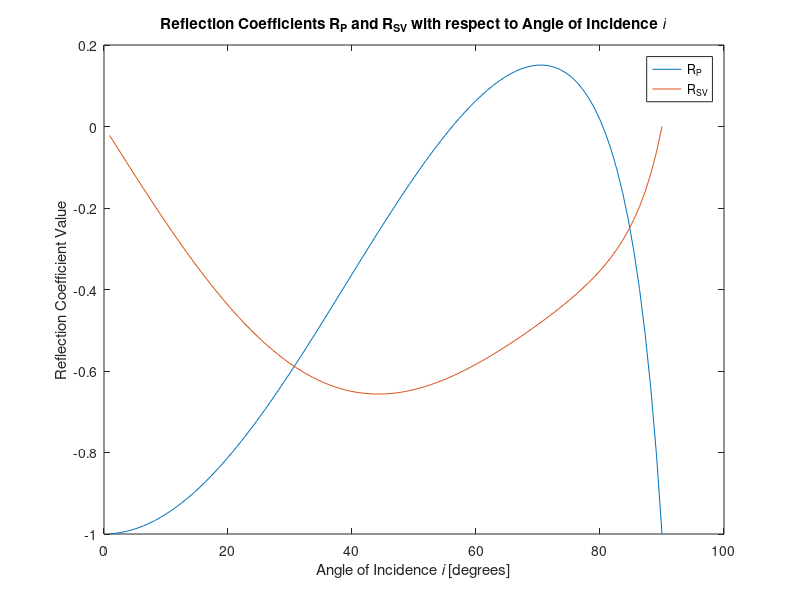

MATLAB code for this plot:
%This is a script to produce a graph for problem 1b

% P-wave velocity [km/s]
alpha = 6.8;

% SV-wave velocity [km/s]
beta = 4.0;

% incidence angle in degrees between 0 and 90
i = linspace(0,90);

ra = cotd(i);
rb = sqrt((alpha^2/beta^2)*((sind(i)).^-2) - 1);

% reflection coefficient for P-wave
Rp = (4*ra.*rb - (rb.^2 - 1).^2)./(4*ra.*rb + (rb.^2 - 1).^2);

% reflection coefficient for SV-wave
Rsv = (4*ra.*(1 - rb.^2))./(4*ra.*rb + (rb.^2 - 1).^2);

% plotting
plot(i,Rp)
hold on
plot(i,Rsv)
title('Reflection Coefficients R_P and R_{SV} with respect to Angle of Incidence{\it i}')
xlabel('Angle of Incidence{\it i} [degrees]')
ylabel('Reflection Coefficient Value')
legend('R_P','R_{SV}')
